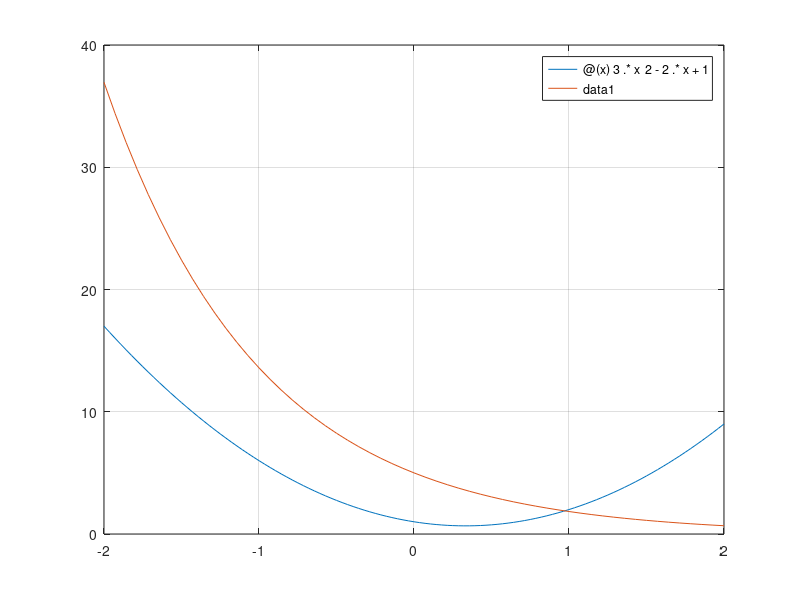

Write the MATLAB code that produced this figure.
clear all; clc;
%declarando de forma anonima la funcion
f0=@(x)3.*x^2-2.*x+1;
%graficando la funcion
fplot(f0,[-2,2]);
%colocar cuadricula
grid on
hold on
%declarando de forma anonima la funcion
f1=@(x)5.*exp(-x);
%graficando la funcion
fplot(f1,[-2,2]);
%colocar cuadricula
grid on

clear all; clc;
%declarando de forma anonima la funcion
f=@(x)3.*x^2-2.*x+1-5.*exp(-x);
a=0.9;
b=1;
%definimos la tolerancia
tol=0.0001;
%numero de pasos a realizar
%entero mayor ceil
%definimos el formato largo
format long
r=(a+b)/2;
e=(b-a)/2;
while abs(e)>tol
    if f(r)==0
        e=0;
    else
        if f(0)*f(r)<0
            b=r;
        else
	            a=r;
        end
        r=(a+b)/2;
        e=(b-a)/2;
    end
end
fprintf('La raiz es %5.5f con un error de %1.5f\n', r, e);
